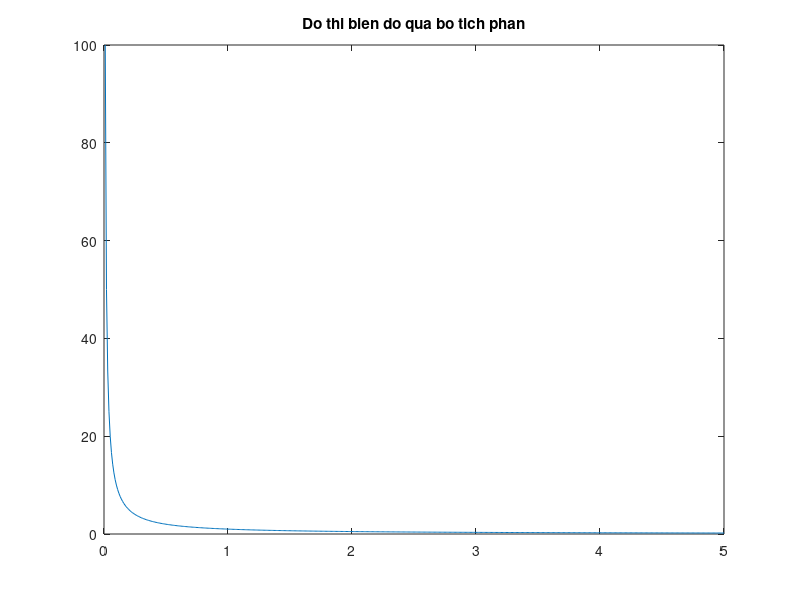
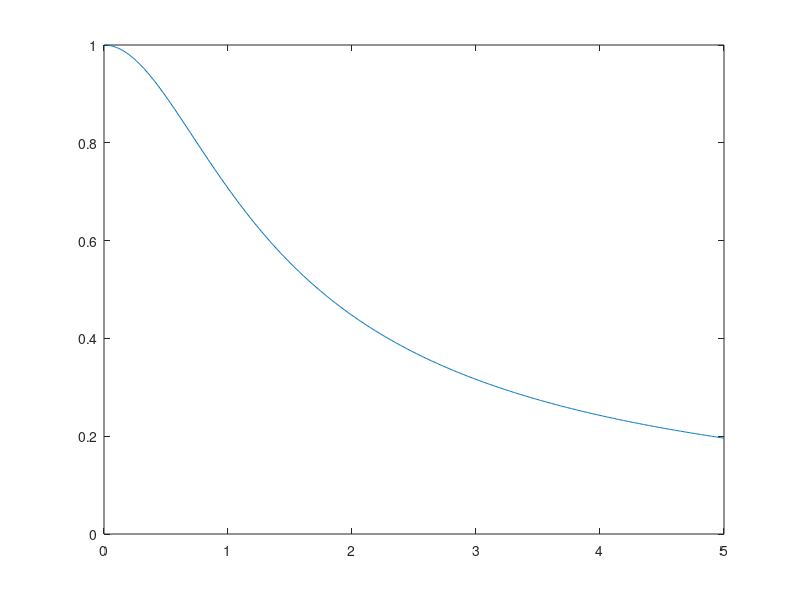
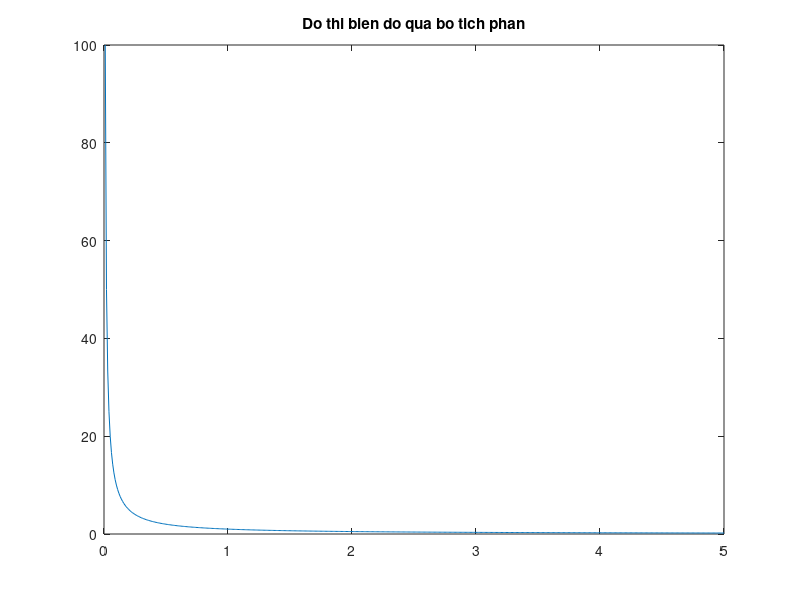
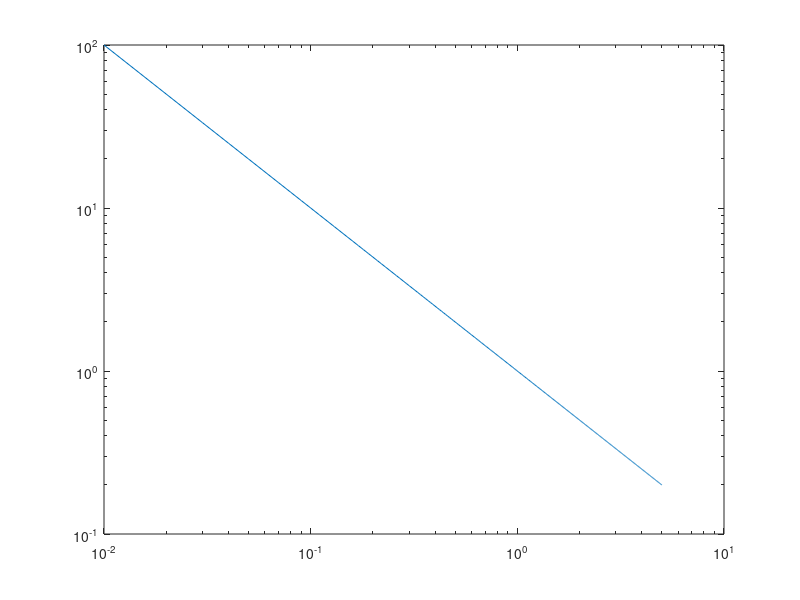

Source code (MATLAB) for these figures, in order:
w = (0.01:0.01:5);
H1 = 1./(j*w);
H2 = 1./ (1 + j*w);
plot(w, abs(H1));
title('Do thi bien do qua bo tich phan'); 
figure 
plot(w,abs(H2));
figure 
plot(w, abs(H1)); 
title('Do thi bien do qua bo tich phan'); 
figure 
semilogy(w,abs(H1));
loglog(w,abs(H1)); 